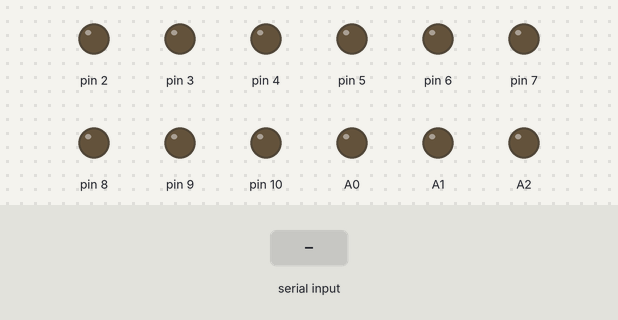
This sketch was run on a simulated Arduino Uno, built with avr-gcc and run on an emulated ATmega328P. Shown: output pins drawn as LEDs (lit = HIGH). The test bench sets the inputs (shaded band). What the sketch prints to the serial monitor is not drawn.

Above: at 1.4 s.
1.5 s: "1" received over Serial
At 2.4 s:
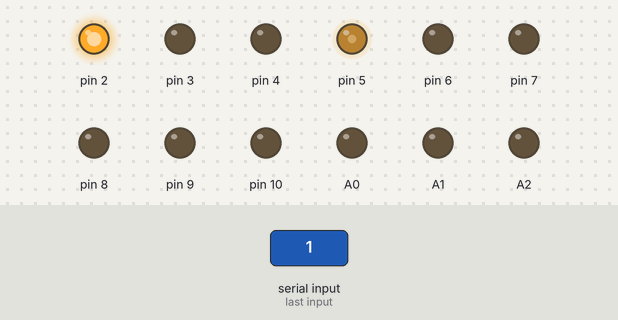
3.0 s: "2" received over Serial
At 3.5 s:
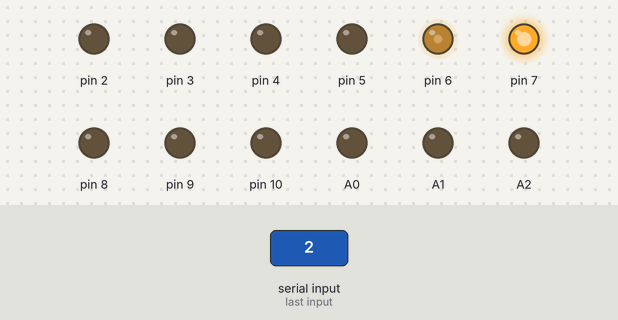
4.5 s: "3" received over Serial
At 5.7 s:
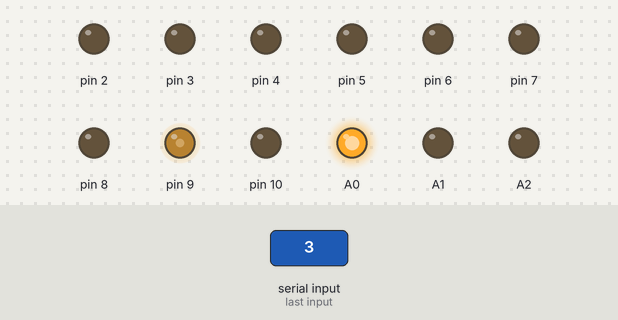
6.0 s: "4" received over Serial
At 7.0 s:
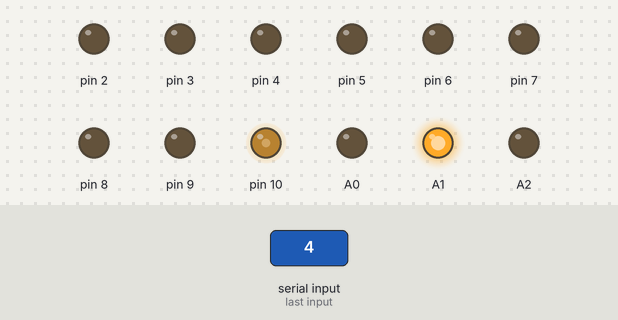
7.5 s: "a" received over Serial
At 8.2 s:
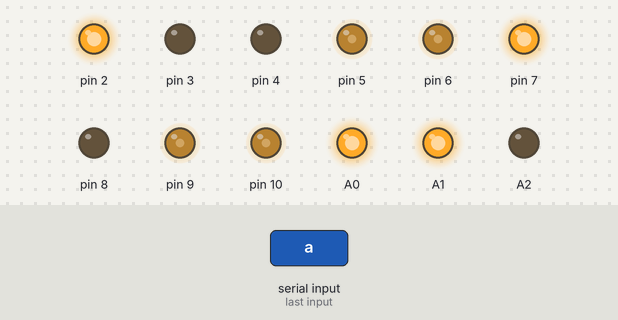
9.0 s: "b" received over Serial
At 9.3 s:
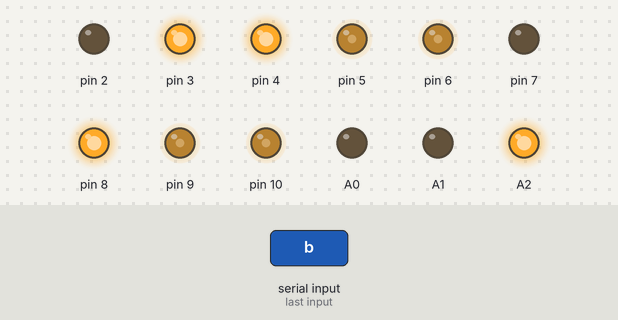
Timing chart, 0 to 11.5 s (numbered marks = the images above; inputs shaded):
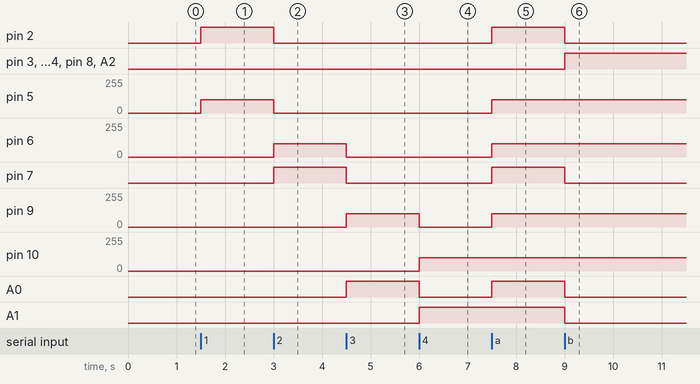

The sketch:

motor_final.ino
```cpp
/*
 * 4륜 모터 최종 테스트 코드
 * 올바른 핀 배치로 수정됨
 */

// 모터 핀 정의 (사용자 테스트로 확인된 올바른 배치)
#define MOTOR1_IN1   2   // 바퀴1 (왼쪽앞)
#define MOTOR1_IN2   3
#define MOTOR1_EN    5

#define MOTOR2_IN1   7   // 바퀴2 (오른쪽앞)
#define MOTOR2_IN2   4
#define MOTOR2_EN    6

#define MOTOR3_IN1   A0  // 바퀴3 (왼쪽뒤)
#define MOTOR3_IN2   8
#define MOTOR3_EN    9

#define MOTOR4_IN1   A1  // 바퀴4 (오른쪽뒤)
#define MOTOR4_IN2   A2
#define MOTOR4_EN    10

int motorSpeed = 100;

void setup() {
  // 모든 핀 초기화
  pinMode(2, OUTPUT); pinMode(3, OUTPUT); pinMode(5, OUTPUT);
  pinMode(4, OUTPUT); pinMode(7, OUTPUT); pinMode(6, OUTPUT);
  pinMode(8, OUTPUT); pinMode(A0, OUTPUT); pinMode(9, OUTPUT);
  pinMode(A1, OUTPUT); pinMode(A2, OUTPUT); pinMode(10, OUTPUT);

  Serial.begin(9600);
  Serial.println("4륜 모터 최종 테스트");
  Serial.println("===================");
  Serial.println("개별 테스트:");
  Serial.println("1: 바퀴1(왼쪽앞) | 2: 바퀴2(오른쪽앞)");
  Serial.println("3: 바퀴3(왼쪽뒤) | 4: 바퀴4(오른쪽뒤)");
  Serial.println("그룹 테스트:");
  Serial.println("f: 전진 | b: 후진");
  Serial.println("l: 좌회전 | r: 우회전");
  Serial.println("a: 모든 바퀴 정방향 | 0: 정지");
  Serial.println("+/-: 속도 조절");

  stopAllMotors();
  Serial.print("현재 속도: "); Serial.println(motorSpeed);
}

void loop() {
  if (Serial.available() > 0) {
    char cmd = Serial.read();
    handleCommand(cmd);
  }
}

void handleCommand(char cmd) {
  switch(cmd) {
    case '1':
      Serial.println(">> 바퀴1 (왼쪽앞) 테스트");
      stopAllMotors();
      runMotor(MOTOR1_IN1, MOTOR1_IN2, MOTOR1_EN);
      break;

    case '2':
      Serial.println(">> 바퀴2 (오른쪽앞) 테스트");
      stopAllMotors();
      runMotor(MOTOR2_IN1, MOTOR2_IN2, MOTOR2_EN);
      break;

    case '3':
      Serial.println(">> 바퀴3 (왼쪽뒤) 테스트");
      stopAllMotors();
      runMotor(MOTOR3_IN1, MOTOR3_IN2, MOTOR3_EN);
      break;

    case '4':
      Serial.println(">> 바퀴4 (오른쪽뒤) 테스트");
      stopAllMotors();
      runMotor(MOTOR4_IN1, MOTOR4_IN2, MOTOR4_EN);
      break;

    case 'a':
      Serial.println(">> 모든 바퀴 정방향 회전");
      runAllMotorsForward();
      break;

    case 'f':
      Serial.println(">> 전진!");
      goForward();
      break;

    case 'b':
      Serial.println(">> 후진!");
      goBackward();
      break;

    case 'l':
      Serial.println(">> 좌회전!");
      turnLeft();
      break;

    case 'r':
      Serial.println(">> 우회전!");
      turnRight();
      break;

    case '0':
      Serial.println(">> 정지");
      stopAllMotors();
      break;

    case '+':
      motorSpeed += 30;
      if (motorSpeed > 255) motorSpeed = 255;
      Serial.print("속도: "); Serial.println(motorSpeed);
      break;

    case '-':
      motorSpeed -= 30;
      if (motorSpeed < 50) motorSpeed = 50;
      Serial.print("속도: "); Serial.println(motorSpeed);
      break;
  }
}

void runMotor(int in1, int in2, int en) {
  digitalWrite(in1, HIGH);
  digitalWrite(in2, LOW);
  analogWrite(en, motorSpeed);
}

void runMotorReverse(int in1, int in2, int en) {
  digitalWrite(in1, LOW);
  digitalWrite(in2, HIGH);
  analogWrite(en, motorSpeed);
}

void runAllMotorsForward() {
  // 사용자가 확인한 대로 모든 바퀴를 정방향으로
  digitalWrite(2, HIGH); digitalWrite(3, LOW); analogWrite(5, motorSpeed);
  digitalWrite(7, HIGH); digitalWrite(4, LOW); analogWrite(6, motorSpeed);
  digitalWrite(A0, HIGH); digitalWrite(8, LOW); analogWrite(9, motorSpeed);
  digitalWrite(A1, HIGH); digitalWrite(A2, LOW); analogWrite(10, motorSpeed);
}

void goForward() {
  // 전진: 모든 바퀴 정방향
  runAllMotorsForward();
}

void goBackward() {
  // 후진: 모든 바퀴 역방향
  digitalWrite(2, LOW); digitalWrite(3, HIGH); analogWrite(5, motorSpeed);
  digitalWrite(7, LOW); digitalWrite(4, HIGH); analogWrite(6, motorSpeed);
  digitalWrite(A0, LOW); digitalWrite(8, HIGH); analogWrite(9, motorSpeed);
  digitalWrite(A1, LOW); digitalWrite(A2, HIGH); analogWrite(10, motorSpeed);
}

void turnLeft() {
  // 좌회전: 왼쪽 바퀴 역방향, 오른쪽 바퀴 정방향
  digitalWrite(2, LOW); digitalWrite(3, HIGH); analogWrite(5, motorSpeed);    // 왼쪽앞 역방향
  digitalWrite(7, HIGH); digitalWrite(4, LOW); analogWrite(6, motorSpeed);    // 오른쪽앞 정방향
  digitalWrite(A0, LOW); digitalWrite(8, HIGH); analogWrite(9, motorSpeed);   // 왼쪽뒤 역방향
  digitalWrite(A1, HIGH); digitalWrite(A2, LOW); analogWrite(10, motorSpeed); // 오른쪽뒤 정방향
}

void turnRight() {
  // 우회전: 왼쪽 바퀴 정방향, 오른쪽 바퀴 역방향
  digitalWrite(2, HIGH); digitalWrite(3, LOW); analogWrite(5, motorSpeed);    // 왼쪽앞 정방향
  digitalWrite(7, LOW); digitalWrite(4, HIGH); analogWrite(6, motorSpeed);    // 오른쪽앞 역방향
  digitalWrite(A0, HIGH); digitalWrite(8, LOW); analogWrite(9, motorSpeed);   // 왼쪽뒤 정방향
  digitalWrite(A1, LOW); digitalWrite(A2, HIGH); analogWrite(10, motorSpeed); // 오른쪽뒤 역방향
}

void stopAllMotors() {
  analogWrite(5, 0); analogWrite(6, 0); analogWrite(9, 0); analogWrite(10, 0);
  digitalWrite(2, LOW); digitalWrite(3, LOW);
  digitalWrite(4, LOW); digitalWrite(7, LOW);
  digitalWrite(8, LOW); digitalWrite(A0, LOW);
  digitalWrite(A1, LOW); digitalWrite(A2, LOW);
}
```

DFMobile.cpp
```cpp
/**************************************************************************/
/*!
 	@file DFRobotCar.cpp
 Romeo library of car Speed
 	Copyright (C) 2015 DFRobot
 */

#include <Arduino.h>
#include "DFMobile.h"

/*left_en: enable left pin
 right_en:enable right pin
 left_pwm:pwm speed of left wheel control
 right_pwm:pwm speed of right wheel control
 */
DFMobile::DFMobile (uint8_t left_en, uint8_t left_pwm, uint8_t right_en, uint8_t right_pwm) {
  _left_en = left_en;
  _left_pwm = left_pwm;
  _right_en = right_en;
  _right_pwm = right_pwm;
  pinMode (_left_en, OUTPUT);
  pinMode (_left_pwm, OUTPUT);
  pinMode (_right_en, OUTPUT);
  pinMode (_right_pwm, OUTPUT);

  _left_advance = LOW;
  _left_back = HIGH;
  _right_advance = HIGH;
  _right_back = LOW;
}

//Direction utilizes bool value to control the wheel direction: forward or go back
void DFMobile::Direction (bool left, bool right) {
  if (left) {
    _left_advance = !_left_advance;
    _left_back = !_left_back;
  }
  if (right) {
    _right_advance = !_right_advance;
    _right_back = !_right_back;
  }
}

/*Speed function is designed to specify left and right wheel's speed,
  whose range is (-255 ~ 255)*/
void DFMobile::Speed (int16_t left_speed, int16_t right_speed) {
  if (left_speed < 0) {
    left_speed = -left_speed;
    digitalWrite (_left_en, _left_back);
  }
  else {
    digitalWrite (_left_en, _left_advance);
  }
  if (right_speed < 0) {
    right_speed = -right_speed;
    digitalWrite (_right_en, _right_back);
  }
  else {
    digitalWrite (_right_en, _right_advance);
  }
  if (left_speed > 255)
    left_speed = 255;
  if (right_speed > 255)
    right_speed = 255;
  analogWrite (_left_pwm, left_speed);
  analogWrite (_right_pwm, right_speed);
}
```

DFMobile.h
```cpp
/**************************************************************************/
/*!
 	@file    DFMobile.h
 heading library file of Romeo DFMobile Speed
 	Copyright (C) 2015 DFRobot
 */

#include <Arduino.h>

class DFMobile {
private:
  bool _left_advance;// = LOW;
  bool _left_back;// = HIGH;
  bool _right_advance;// = HIGH;
  bool _right_back;// = LOW;

  uint8_t _left_en;// = 4;
  uint8_t _left_pwm;// = 5;
  uint8_t _right_en;// = 7;
  uint8_t _right_pwm;// = 6;

public:
  DFMobile (uint8_t left_en, uint8_t left_pwm, uint8_t right_en, uint8_t right_pwm);

  void Direction (bool left, bool right);

  void Speed (int16_t left, int16_t right);
};
```

HuskyMobile.cpp
```cpp
/*
 * HuskyMobile.cpp - 4륜 모터 제어 클래스 구현
 */

#include "HuskyMobile.h"

HuskyMobile::HuskyMobile(uint8_t fl_in1, uint8_t fl_in2, uint8_t fl_en,
                         uint8_t fr_in1, uint8_t fr_in2, uint8_t fr_en,
                         uint8_t rl_in1, uint8_t rl_in2, uint8_t rl_en,
                         uint8_t rr_in1, uint8_t rr_in2, uint8_t rr_en) {
  // 핀 할당
  _fl_in1 = fl_in1; _fl_in2 = fl_in2; _fl_en = fl_en;
  _fr_in1 = fr_in1; _fr_in2 = fr_in2; _fr_en = fr_en;
  _rl_in1 = rl_in1; _rl_in2 = rl_in2; _rl_en = rl_en;
  _rr_in1 = rr_in1; _rr_in2 = rr_in2; _rr_en = rr_en;

  // 모든 핀을 OUTPUT으로 설정
  pinMode(_fl_in1, OUTPUT); pinMode(_fl_in2, OUTPUT); pinMode(_fl_en, OUTPUT);
  pinMode(_fr_in1, OUTPUT); pinMode(_fr_in2, OUTPUT); pinMode(_fr_en, OUTPUT);
  pinMode(_rl_in1, OUTPUT); pinMode(_rl_in2, OUTPUT); pinMode(_rl_en, OUTPUT);
  pinMode(_rr_in1, OUTPUT); pinMode(_rr_in2, OUTPUT); pinMode(_rr_en, OUTPUT);

  // 방향 초기화
  _left_advance = true;
  _left_back = false;
  _right_advance = true;
  _right_back = false;

  Stop();
}

void HuskyMobile::Direction(bool left, bool right) {
  if (left) {
    _left_advance = !_left_advance;
    _left_back = !_left_back;
  }
  if (right) {
    _right_advance = !_right_advance;
    _right_back = !_right_back;
  }
}

void HuskyMobile::Speed(int16_t left_speed, int16_t right_speed) {
  // 4륜 차량용 스무스 회전 알고리즘
  // 회전시 안쪽 바퀴는 느리게, 바깥쪽 바퀴는 빠르게

  int16_t fl_speed, fr_speed, rl_speed, rr_speed;

  if (left_speed == right_speed) {
    // 직진: 모든 바퀴 같은 속도
    fl_speed = fr_speed = rl_speed = rr_speed = left_speed;
  } else {
    // 회전: 차동 제어 적용
    int16_t speed_diff = right_speed - left_speed;
    int16_t base_speed = (left_speed + right_speed) / 2;

    // 회전 반경을 고려한 속도 분배
    // 앞바퀴와 뒷바퀴 간격으로 인한 속도 차이 보정
    float turn_factor = 0.7;  // 회전 시 속도 차이 조정 (0.5~1.0)

    if (speed_diff > 0) {
      // 우회전: 왼쪽 바퀴들 느리게, 오른쪽 바퀴들 빠르게
      fl_speed = left_speed;
      rl_speed = left_speed * turn_factor;  // 뒷바퀴는 더 느리게
      fr_speed = right_speed;
      rr_speed = right_speed * turn_factor;
    } else {
      // 좌회전: 오른쪽 바퀴들 느리게, 왼쪽 바퀴들 빠르게
      fr_speed = right_speed;
      rr_speed = right_speed * turn_factor;  // 뒷바퀴는 더 느리게
      fl_speed = left_speed;
      rl_speed = left_speed * turn_factor;
    }
  }

  // 각 바퀴 독립 제어
  runMotor(_fl_in1, _fl_in2, _fl_en, abs(fl_speed), fl_speed < 0);
  runMotor(_fr_in1, _fr_in2, _fr_en, abs(fr_speed), fr_speed < 0);
  runMotor(_rl_in1, _rl_in2, _rl_en, abs(rl_speed), rl_speed < 0);
  runMotor(_rr_in1, _rr_in2, _rr_en, abs(rr_speed), rr_speed < 0);
}

void HuskyMobile::Speed4(int16_t fl, int16_t fr, int16_t rl, int16_t rr) {
  runMotor(_fl_in1, _fl_in2, _fl_en, abs(fl), fl < 0);
  runMotor(_fr_in1, _fr_in2, _fr_en, abs(fr), fr < 0);
  runMotor(_rl_in1, _rl_in2, _rl_en, abs(rl), rl < 0);
  runMotor(_rr_in1, _rr_in2, _rr_en, abs(rr), rr < 0);
}

void HuskyMobile::Forward(int16_t speed) {
  Speed(speed, speed);
}

void HuskyMobile::Backward(int16_t speed) {
  Speed(-speed, -speed);
}

void HuskyMobile::TurnLeft(int16_t speed) {
  Speed(-speed, speed);
}

void HuskyMobile::TurnRight(int16_t speed) {
  Speed(speed, -speed);
}

void HuskyMobile::SmoothTurn(int16_t forward_speed, float turn_ratio) {
  // turn_ratio: -1.0(완전좌회전) ~ 0(직진) ~ 1.0(완전우회전)

  int16_t left_speed = forward_speed * (1.0 - turn_ratio);
  int16_t right_speed = forward_speed * (1.0 + turn_ratio);

  // 4륜 차동 제어로 스무스한 회전
  Speed(left_speed, right_speed);
}

void HuskyMobile::Stop() {
  analogWrite(_fl_en, 0); analogWrite(_fr_en, 0);
  analogWrite(_rl_en, 0); analogWrite(_rr_en, 0);

  digitalWrite(_fl_in1, LOW); digitalWrite(_fl_in2, LOW);
  digitalWrite(_fr_in1, LOW); digitalWrite(_fr_in2, LOW);
  digitalWrite(_rl_in1, LOW); digitalWrite(_rl_in2, LOW);
  digitalWrite(_rr_in1, LOW); digitalWrite(_rr_in2, LOW);
}

void HuskyMobile::runMotor(uint8_t in1, uint8_t in2, uint8_t en, int16_t speed, bool reverse) {
  if (speed > 255) speed = 255;
  if (speed < 0) speed = 0;

  if (reverse) {
    digitalWrite(in1, LOW);
    digitalWrite(in2, HIGH);
  } else {
    digitalWrite(in1, HIGH);
    digitalWrite(in2, LOW);
  }
  analogWrite(en, speed);
}
```

HuskyMobile.h
```cpp
/*
 * HuskyMobile.h - 4륜 모터 제어 클래스
 * DFMobile과 유사한 인터페이스로 4륜 모터 제어
 */

#ifndef HUSKYMOBILE_H
#define HUSKYMOBILE_H

#include <Arduino.h>

class HuskyMobile {
private:
  // 모터 핀 정의
  uint8_t _fl_in1, _fl_in2, _fl_en;  // Front Left
  uint8_t _fr_in1, _fr_in2, _fr_en;  // Front Right
  uint8_t _rl_in1, _rl_in2, _rl_en;  // Rear Left
  uint8_t _rr_in1, _rr_in2, _rr_en;  // Rear Right

  // 방향 설정
  bool _left_advance, _left_back;
  bool _right_advance, _right_back;

public:
  // 생성자: 모든 모터 핀을 초기화
  HuskyMobile(uint8_t fl_in1, uint8_t fl_in2, uint8_t fl_en,
              uint8_t fr_in1, uint8_t fr_in2, uint8_t fr_en,
              uint8_t rl_in1, uint8_t rl_in2, uint8_t rl_en,
              uint8_t rr_in1, uint8_t rr_in2, uint8_t rr_en);

  // DFMobile과 동일한 인터페이스
  void Direction(bool left, bool right);
  void Speed(int16_t left_speed, int16_t right_speed);

  // 추가 4륜 제어 함수
  void Speed4(int16_t fl, int16_t fr, int16_t rl, int16_t rr);
  void Forward(int16_t speed = 100);
  void Backward(int16_t speed = 100);
  void TurnLeft(int16_t speed = 100);
  void TurnRight(int16_t speed = 100);
  void SmoothTurn(int16_t forward_speed, float turn_ratio); // 스무스 회전
  void Stop();

private:
  void runMotor(uint8_t in1, uint8_t in2, uint8_t en, int16_t speed, bool reverse = false);
};

#endif
```

Measured:
- after the input at 1.5 s, pin 2: LOW → HIGH at once; pin 5: 0/255 → 100/255 at once
- after the input at 3.0 s, pin 2: HIGH → LOW at once; pin 5: 100/255 → 0/255 at once; pin 6: 0/255 → 100/255 at once; pin 7: LOW → HIGH at once
- after the input at 4.5 s, pin 6: 100/255 → 0/255 at once; pin 7: HIGH → LOW at once; pin 9: 0/255 → 100/255 at once; A0: LOW → HIGH at once
- after the input at 6.0 s, pin 9: 100/255 → 0/255 at once; pin 10: 0/255 → 100/255 at once; A0: HIGH → LOW at once; A1: LOW → HIGH at once
- after the input at 7.5 s, pin 2, pin 7, A0: LOW → HIGH at once; pin 5, pin 6, pin 9: 0/255 → 100/255 at once
- after the input at 9.0 s, pin 2, pin 7, A0, A1: HIGH → LOW at once; pin 3, pin 4, pin 8, A2: LOW → HIGH at once
